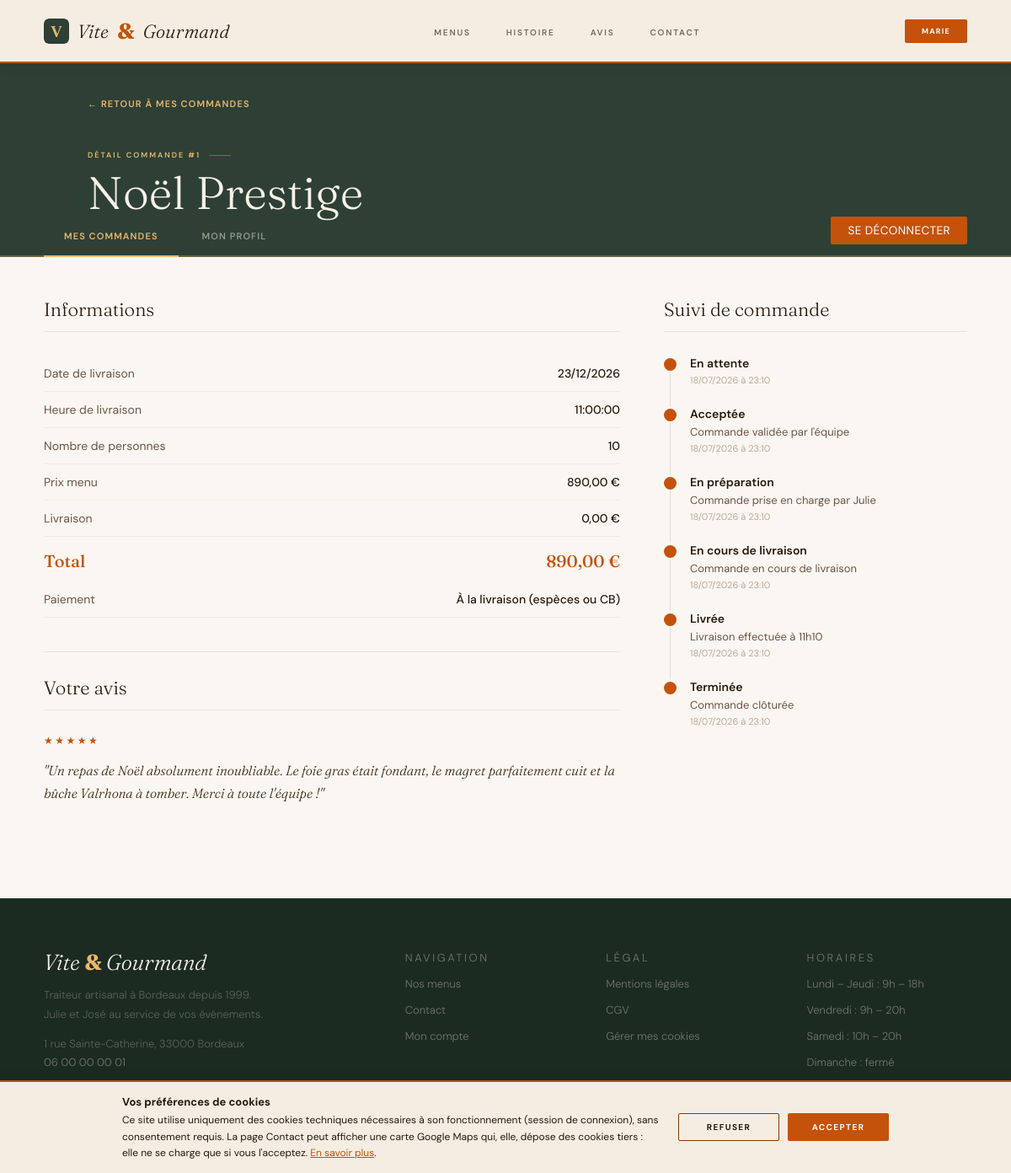
The page /mon-compte/commandes/1 (signed in) on the database its author committed.
### tables this page shows
CREATE TABLE `commande` (
    `commande_id`     INT           NOT NULL AUTO_INCREMENT,
    `utilisateur_id`  INT           NOT NULL,
    `menu_id`         INT           NOT NULL,
    `nb_personnes`    INT           NOT NULL,
    `date_livraison`  DATE          NOT NULL,
    `heure_livraison` TIME          NOT NULL,
    `prix_menu`       DECIMAL(10,2) NOT NULL,
    `prix_livraison`  DECIMAL(10,2) NOT NULL,
    `prix_reduction`  DECIMAL(10,2) NOT NULL,
    `prix_total`      DECIMAL(10,2) NOT NULL,
    `pret_materiel`   BOOLEAN       NOT NULL DEFAULT 0,
    `restitution_materiel` BOOLEAN  NOT NULL DEFAULT 0,
    `motif_annulation`TEXT          NULL,
    `created_at`      DATETIME      NOT NULL DEFAULT CURRENT_TIMESTAMP,
    PRIMARY KEY (`commande_id`),
    CONSTRAINT `fk_commande_utilisateur` FOREIGN KEY (`utilisateur_id`) REFERENCES `utilisateur`(`utilisateur_id`),
    CONSTRAINT `fk_commande_menu` FOREIGN KEY (`menu_id`) REFERENCES `menu`(`menu_id`)
);

CREATE TABLE `menu` (
    `menu_id`         INT          NOT NULL AUTO_INCREMENT,
    `regime_id`       INT          NOT NULL,
    `theme_id`        INT          NOT NULL,
    `titre`           VARCHAR(150) NOT NULL,
    `description`     TEXT         NOT NULL,
    `nb_personnes_min`INT          NOT NULL,
    `prix_base`       DECIMAL(10,2)NOT NULL,
    `stock`           INT          NOT NULL,
    `image`           VARCHAR(255) NOT NULL,
    `actif`           BOOLEAN      NOT NULL DEFAULT 1,
    `created_at`      DATETIME     NOT NULL DEFAULT CURRENT_TIMESTAMP,
    PRIMARY KEY (`menu_id`),
    CONSTRAINT `fk_menu_regime` FOREIGN KEY (`regime_id`) REFERENCES `regime`(`regime_id`),
    CONSTRAINT `fk_menu_theme`  FOREIGN KEY (`theme_id`) REFERENCES `theme`(`theme_id`)
);

CREATE TABLE `avis` (
    `avis_id`         INT          NOT NULL AUTO_INCREMENT,
    `utilisateur_id`  INT          NOT NULL,
    `commande_id`     INT          NOT NULL,
    `note`            TINYINT      NOT NULL CHECK (`note` BETWEEN 1 AND 5),
    `commentaire`     TEXT         NOT NULL,
    `statut`          ENUM('en_attente', 'valide', 'refuse') NOT NULL DEFAULT 'en_attente',
    `created_at`      DATETIME     NOT NULL DEFAULT CURRENT_TIMESTAMP,
    PRIMARY KEY (`avis_id`),
    CONSTRAINT `fk_avis_utilisateur` FOREIGN KEY (`utilisateur_id`) REFERENCES `utilisateur`(`utilisateur_id`),
    CONSTRAINT `fk_avis_commande` FOREIGN KEY (`commande_id`) REFERENCES `commande`(`commande_id`)
);

CREATE TABLE `suivi_commande` (
    `suivi_id`        INT          NOT NULL AUTO_INCREMENT, 
    `commande_id`     INT          NOT NULL,
    `commentaire`     TEXT         NULL,
    `statut`        ENUM('en_attente', 'acceptee', 'en_preparation', 'en_livraison', 'livree', 'annulee', 'retour_materiel', 'terminee') NOT NULL DEFAULT 'en_attente',
    `created_at`      DATETIME     NOT NULL DEFAULT CURRENT_TIMESTAMP,
    PRIMARY KEY (`suivi_id`),
    CONSTRAINT `fk_suivi_commande` FOREIGN KEY (`commande_id`) REFERENCES `commande`(`commande_id`)
);

### app/Views/user/commande.php (the view, shortened to what the rows shown need)
<main>
<section class="user-s">
    <div class="user-header reveal">
        <div class="wrap">
            <a href="/mon-compte" class="menu-detail-back">← Retour à mes commandes</a>
            <p class="kicker">Détail commande #<?= $commande['commande_id'] ?></p>
            <h1 class="sec-h2"><?= htmlspecialchars($commande['menu_titre']) ?></h1>
        </div>
    </div>
    <div class="user-nav">
        <a href="/mon-compte" class="user-nav-link active">Mes commandes</a>
        <a href="/mon-compte/profil" class="user-nav-link">Mon profil</a>
        <form method="POST" action="/deconnexion" style="display:inline;"><?= $csrf ?><button type="submit" class="user-nav-link user-nav-logout">Se déconnecter</button></form>
    </div>
    <div class="wrap">
        <div class="commande-detail-grid">
            <div class="commande-detail-infos reveal">
                <h2 class="menu-detail-section-title">Informations</h2>
                <table class="commande-table">
                    <tr>
                        <td>Date de livraison</td>
                        <td><?= date('d/m/Y', strtotime($commande['date_livraison'])) ?></td>
                    </tr>
                    <tr>
                        <td>Heure de livraison</td>
                        <td><?= htmlspecialchars($commande['heure_livraison']) ?></td>
                    </tr>
                    <tr>
                        <td>Nombre de personnes</td>
                        <td><?= $commande['nb_personnes'] ?></td>
                    </tr>
                    <tr>
                        <td>Prix menu</td>
                        <td><?= number_format($commande['prix_menu'], 2, ',', ' ') ?> €</td>
                    </tr>
                    <tr>
                        <td>Livraison</td>
                        <td><?= number_format($commande['prix_livraison'], 2, ',', ' ') ?> €</td>
                    </tr>
                    <tr class="commande-table-total">
                        <td>Total</td>
                        <td><?= number_format($commande['prix_total'], 2, ',', ' ') ?> €</td>
                    </tr>
                    <tr>
                        <td>Paiement</td>
                        <td>À la livraison (espèces ou CB)</td>
                    </tr>
                </table>
                <?php if ($peutNoter): ?>
                <div class="avis-form-bloc">
                    <h2 class="menu-detail-section-title">Votre avis</h2>
                    <form method="POST" action="/mon-compte/avis">
                        <?= $csrf ?>
                        <input type="hidden" name="commande_id" value="<?= $commande['commande_id'] ?>">
                        <div class="form-group">
                            <label for="note">Note</label>
                            <select id="note" name="note" required>
                                <option value="5">★★★★★ — Excellent</option>
                                <option value="4">★★★★☆ — Très bien</option>
                                <option value="3">★★★☆☆ — Bien</option>
                                <option value="2">★★☆☆☆ — Moyen</option>
                                <option value="1">★☆☆☆☆ — Décevant</option>
                            </select>
                        </div>
                        <div class="form-group">
                            <label for="commentaire">Commentaire</label>
                            <textarea id="commentaire" name="commentaire" rows="4" required
                                      maxlength="1000" placeholder="Racontez-nous votre expérience..."></textarea>
                        </div>
                        <button type="submit" class="hbtn"><span>Publier mon avis</span></button>
                    </form>
                </div>
                <?php elseif ($avis): ?>
                <div class="avis-form-bloc">
                    <h2 class="menu-detail-section-title">Votre avis</h2>
                    <div class="avis-c-stars"><?= str_repeat('★', (int)$avis['note']) . str_repeat('☆', 5 - (int)$avis['note']) ?></div>
                    <blockquote class="avis-c-q">"<?= htmlspecialchars($avis['commentaire']) ?>"</blockquote>
                </div>
                <?php endif; ?>
            </div>
            <div class="commande-detail-suivi reveal">
                <h2 class="menu-detail-section-title">Suivi de commande</h2>
                <div class="suivi-liste">
                    <?php foreach ($suivi as $etape): ?>
                    <div class="suivi-etape">
                        <div class="suivi-dot"></div>
                        <div class="suivi-content">
                            <p class="suivi-statut"><?= htmlspecialchars(CommandeModel::statutLabel($etape['statut'])) ?></p>
                            <?php if ($etape['commentaire']): ?>
                                <p class="suivi-commentaire"><?= htmlspecialchars($etape['commentaire']) ?></p>
                            <?php endif; ?>
                            <p class="suivi-date"><?= date('d/m/Y à H:i', strtotime($etape['created_at'])) ?></p>
                        </div>
                    </div>
                    <?php endforeach; ?>
                </div>
            </div>
        </div>
    </div>
</section>
</main>

### core/Router.php (shortened to what the rows shown need)
<?php
class Router
{
    private array $routes = [];
    public function add(string $method, string $path, string $controller, string $action): void
    {
        $this->routes[] = [
            'method' => strtoupper($method),
            'path' => $path,
            'controller' => $controller,
            'action' => $action,
        ];
    }
    public function dispatch(): void
    {
        $method = $_SERVER['REQUEST_METHOD'];
        $uri = parse_url($_SERVER['REQUEST_URI'], PHP_URL_PATH);
        $uri = $uri ?: '/';
        foreach ($this->routes as $route) {
            if ($route['method'] !== $method) continue;
            $pattern = preg_replace('#:([a-zA-Z]+)#', '([^/]+)', $route['path']);
            $pattern = '#^' . $pattern . '$#';
            if (preg_match($pattern, $uri, $matches)) {
                $action          = $route['action'];
                $controller      = new $controllerClass();
                $controller->$action();
                return;
            }
        }
        require VIEWS_PATH . '/layouts/header.php';
        require VIEWS_PATH . '/layouts/footer.php';
    }
}

### rows shown on the page
commande: commande_id "1", menu.titre "Noël Prestige", date_livraison "23/12/2026", heure_livraison "11:00:00", nb_personnes "10", prix_menu "890,00", prix_livraison "0,00", prix_total "890,00"
avis: note "★★★★★", commentaire "Un repas de Noël absolument inoubliable. Le foie gras était fondant, le magret parfaitement cuit et la bûche Valrhona à tomber. Merci à toute l'équipe !"
suivi_commande: statut "En attente", created_at "18/07/2026 à 23:10"
suivi_commande: statut "Acceptée", commentaire "Commande validée par l'équipe", created_at "18/07/2026 à 23:10"
suivi_commande: statut "En préparation", commentaire "Commande prise en charge par Julie", created_at "18/07/2026 à 23:10"
suivi_commande: statut "En cours de livraison", commentaire "Commande en cours de livraison", created_at "18/07/2026 à 23:10"
suivi_commande: statut "Livrée", commentaire "Livraison effectuée à 11h10", created_at "18/07/2026 à 23:10"
suivi_commande: statut "Terminée", commentaire "Commande clôturée", created_at "18/07/2026 à 23:10"

### other values the page prints
$ligne['jours'] "Lundi – Jeudi"
$ligne['heures'] "9h – 18h"
$ligne['jours'] "Vendredi"
$ligne['heures'] "9h – 20h"
$ligne['jours'] "Samedi"
$ligne['heures'] "10h – 20h"
$ligne['jours'] "Dimanche"
$ligne['heures'] "fermé"
